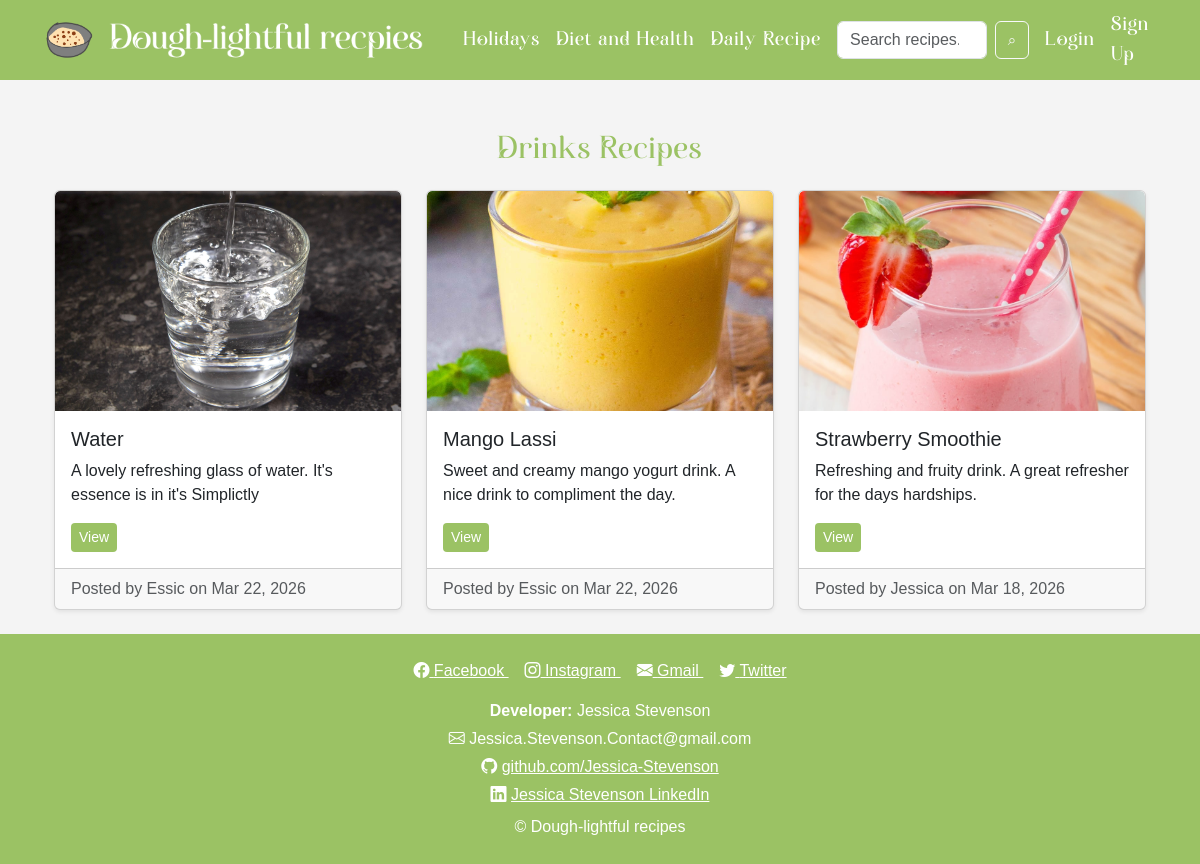
Page /daily/?subcategory=drinks on the committed database.
### recipe/models.py (models this page shows, shortened)
class Recipe(models.Model):
    MAIN_CATEGORIES = [
        ('daily', 'Daily Recipes'),
        ('holiday', 'Holidays'),
        ('health', 'Diet & Health'),
    ]
    SUB_CATEGORIES = [
        ('breakfast', 'Breakfast'),
        ('lunch', 'Lunch'),
        ('dinner', 'Dinner'),
        ('dessert', 'Dessert'),
        ('drinks', 'Drinks'),
        ('new_years', "New Year's"),
        ('mothers_day', "Mother's Day"),
        ('keto', 'Keto'),
        ('vegetarian', 'Vegetarian'),
    ]
    user = models.ForeignKey(User, on_delete=models.CASCADE)
    title = models.CharField(max_length=200)
    description = models.TextField()
    ingredients = models.TextField()
    instructions = models.TextField()
    image = models.ImageField(upload_to='recipes/', blank=True, null=True)
    main_category = models.CharField(max_length=20, choices=MAIN_CATEGORIES)
    sub_category = models.CharField(max_length=20, choices=SUB_CATEGORIES, blank=True, null=True)
    created_at = models.DateTimeField(auto_now_add=True)

### recipe/views.py (the view)
# urls.py: path('daily/', views.daily_view, name='daily_all'),
def daily_view(request):
    subcat = request.GET.get('subcategory')
    recipes = Recipe.objects.filter(
        main_category='daily',
        sub_category=subcat
    ).order_by('-created_at') if subcat else Recipe.objects.filter(main_category='daily').order_by('-created_at')
    template_name = f'food/daily/{subcat}.html' if subcat else 'food/daily/all.html'
    return render(request, template_name, {'recipes': recipes})

### templates/food/daily/drinks.html (shortened to what this page needs)
{% extends 'base.html' %}
{% load static %}
{% block content %}
<div class="container mt-4">
    <h2 class="mb-4 text-center heading">Drinks Recipes</h2>
    <div class="row row-cols-1 row-cols-md-3 g-4">
        {% for recipe in recipes %}
        <div class="col">
            <div class="card h-100 shadow-sm">
                {% if recipe.image %}
                <img src="{{ recipe.image.url }}" class="card-img-top" alt="{{ recipe.title }}">
                {% else %}
                <img src="{% static 'recipestatic/Le_Logo.png' %}" class="card-img-top" alt="{{ recipe.title }}">
                {% endif %}
                <div class="card-body d-flex flex-column">
                    <h5 class="card-title">{{ recipe.title }}</h5>
                    <p class="card-text">
                        {{ recipe.description }}
                    </p>
                    <div class="mt-auto d-flex gap-2 flex-wrap">
                        <a href="{% url 'recipe_detail' recipe.id %}"
                        class="btn btn-sm"
                        style="background-color:#9BC264; color:white; border:none;">
                            View
                        </a>
                    </div>
                </div>
                <div class="card-footer text-muted">
                    Posted by {{ recipe.user.username }} on {{ recipe.created_at|date:"M d, Y" }}
                </div>
            </div>
        </div>
        {% empty %}
        <p class="text-center">No drink recipes yet.</p>
        {% endfor %}
    </div>
</div>
{% endblock %}

### recipe/static/recipestatic/style.css (style rules this page uses)
body { background-color: #f4f4f4; font-family: Arial, sans-serif; overflow-x: hidden; }
.heading { font-family: 'Auralyess', sans-serif; color: #9BC264; letter-spacing: 1px; }
.card-img-top { width:100%; height:220px; object-fit:cover; display:block; }
.card { overflow:hidden; }

### rows in the picture
Recipe: image (picture), title "Water", description "A lovely refreshing glass of water. It's essence is in it's Simplictly", user.username "Essic", created_at "Mar 22, 2026"
Recipe: image (picture), title "Mango Lassi", description "Sweet and creamy mango yogurt drink. A nice drink to compliment the day.", user.username "Essic", created_at "Mar 22, 2026"
Recipe: image (picture), title "Strawberry Smoothie", description "Refreshing and fruity drink. A great refresher for the days hardships.", user.username "Jessica", created_at "Mar 18, 2026"
